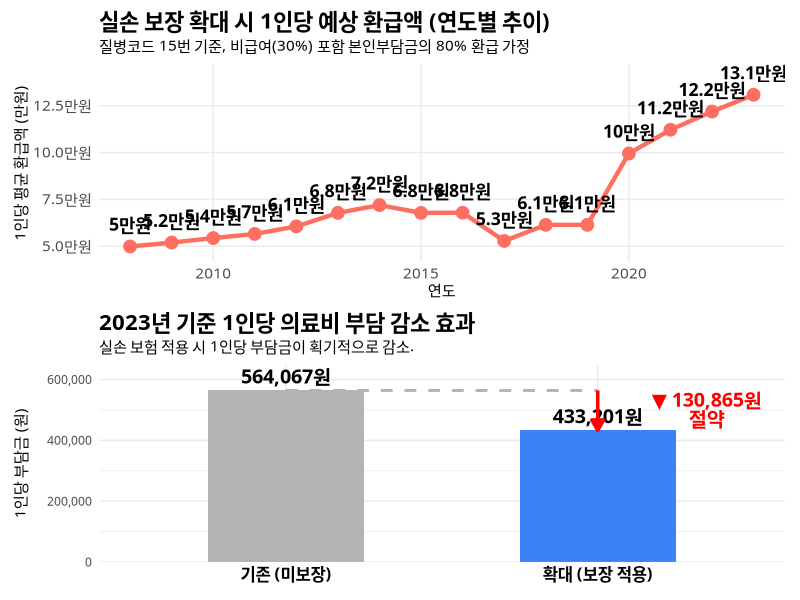
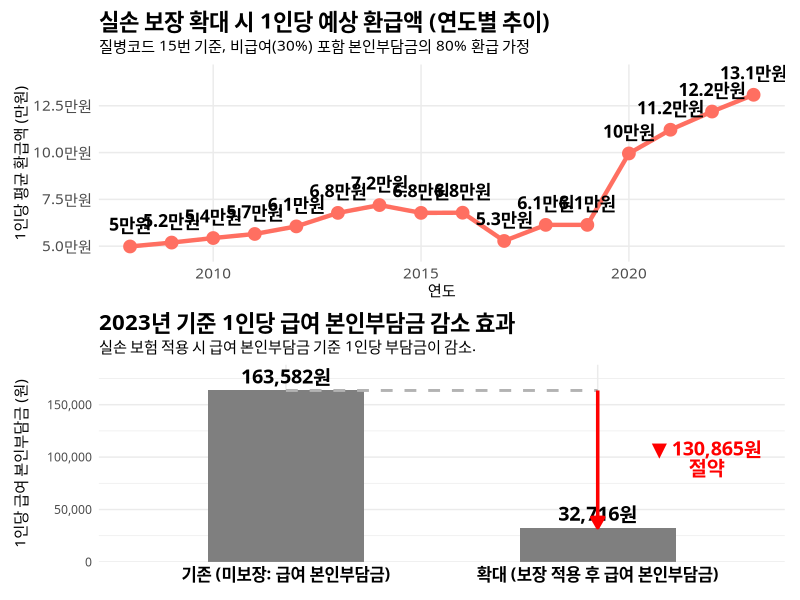

Generate these figures, in order, with R:
library(dplyr)
library(ggplot2)
library(tidyr)
library(scales)
library(patchwork)
library(stringr)

#########
## C_1 ##
#########

data22 = read.csv("data_22.csv")

df <- data22 %>%
  mutate(
    진료실인원수 = pmax(진료실인원수, 0),
    진료비       = pmax(진료비, 0),
    본인부담금   = pmax(본인부담금, 0)
  )

# ── 2. 분석 대상 설정 (임신·출산 관련 질병코드 15번) ───────────────────────
target_code <- 15 # 임신, 출산 및 산후기

# ── 3. 이익 시뮬레이션 (단위 수정 포함) ────────────────────────────────────
# [가정]
# 1. 비급여 비율: 급여의 30%로 가정
# 2. 실손 보장률: 급여 본인부담금의 80%로 가정. 비급여는 해당 없음
non_covered_ratio <- 0.3 # 비급여 비율
coverage_rate <- 0.8     # 실손 보장률
simulation_df <- df %>%
  filter(질병분류_22 == target_code, 진료실인원수 > 0) %>%
  group_by(연도) %>%
  summarise(
    인원 = sum(진료실인원수, na.rm = TRUE),
    급여_본인부담금 = sum(본인부담금, na.rm = TRUE) * 1000,
    총_진료비 = sum(진료비, na.rm = TRUE) * 1000,
    .groups = "drop"
  ) %>%
  mutate(
    # 1. 비급여 비용 추정 (데이터 외 추가 비용)
    추정_비급여 = 총_진료비 * non_covered_ratio,
    # 2. 환자가 부담해야 할 총액 (Before)
    실제_본인부담_총액 = 급여_본인부담금 + 추정_비급여,
    # 3. 1인당 평균 부담액 (Before)
    인당_부담액_기존 = 실제_본인부담_총액 / 인원,
    # 4. 실손 보장 금액 (Benefit: 돌려받는 돈)
    보장액_총액 = 급여_본인부담금 * coverage_rate,
    인당_혜택금액 = 보장액_총액 / 인원,
    # 5. 정책 적용 후 1인당 부담액 (After)
    인당_부담액_신규 = 인당_부담액_기존 - 인당_혜택금액,
    # 6. 급여 본인부담금
    인당_급여_본인부담금 = 급여_본인부담금 / 인원,
    인당_급여_본인부담금_신규 = 인당_급여_본인부담금 - 인당_혜택금액
  )

simulation_df_filtered = simulation_df |> filter(연도 == 2023)
simulation_df_filtered

# ── 4. 시각화: 1인당 경제적 이익 추이 ──────────────────────────────────────
# [Plot 1] 1인당 예상 환급액 (이익금) 추이
p_benefit <- ggplot(simulation_df, aes(x = 연도, y = 인당_혜택금액)) +
  geom_line(color = "#FF6F61", linewidth = 1.5) +
  geom_point(size = 4, color = "#FF6F61") +
  geom_text(aes(label = paste0(round(인당_혜택금액 / 10000, 1), "만원")), 
            vjust = -1.2, family = "NanumGothic", size = 4.5, fontface = "bold") +
  scale_y_continuous(labels = label_number(scale = 1/10000, suffix = "만원"), 
                     expand = expansion(mult = c(0.1, 0.2))) +
  scale_x_continuous(breaks = pretty_breaks()) +
  labs(
    title = "실손 보장 확대 시 1인당 예상 환급액 (연도별 추이)",
    subtitle = paste0("질병코드 15번 기준, 비급여(", percent(non_covered_ratio), ") 포함 본인부담금의 ", percent(coverage_rate), " 환급 가정"),
    x = "연도", y = "1인당 평균 환급액 (만원)"
  ) +
  theme_minimal(base_family = "NanumGothic") +
  theme(
    plot.title = element_text(size = 16, face = "bold"),
    axis.text = element_text(size = 11),
    panel.grid.minor = element_blank()
  )

# [Plot 2] 부담금 감소 효과 비교 - 급여 본인부담금 + 비급여
latest_data <- simulation_df %>%
  filter(연도 == max(연도)) %>%
  pivot_longer(cols = c(인당_부담액_기존, 인당_부담액_신규),
               names_to = "구분", values_to = "금액") %>%
  mutate(구분 = ifelse(구분 == "인당_부담액_기존", "기존 (미보장)", "확대 (보장 적용)"),
         구분 = factor(구분, levels = c("기존 (미보장)", "확대 (보장 적용)"))) # 순서 고정

# 절약 금액 계산
saved_amount <- latest_data$금액[1] - latest_data$금액[2]
p_compare <- ggplot(latest_data, aes(x = 구분, y = 금액, fill = 구분)) +
  geom_col(width = 0.5) +
  geom_text(aes(label = paste0(comma(round(금액, 0)), "원")), 
            vjust = -0.5, family = "NanumGothic", size = 5, fontface = "bold") +
  annotate("segment", x = 1, xend = 2, 
           y = latest_data$금액[1], yend = latest_data$금액[1],
           color = "gray70", linewidth = 1, linetype = "dashed") +
  annotate("segment", x = 2, xend = 2, 
           y = latest_data$금액[1], yend = latest_data$금액[2],
           arrow = arrow(type = "closed", length = unit(0.3, "cm")), 
           color = "red", linewidth = 1.2) +
  annotate("text", x = 2.35, y = (latest_data$금액[1] + latest_data$금액[2])/2, 
           label = paste0("▼ ", comma(round(saved_amount, 0)), "원\n절약"), 
           color = "red", size = 5, fontface = "bold", family = "NanumGothic", lineheight = 0.8) +
  
  scale_fill_manual(values = c("기존 (미보장)" = "gray70", "확대 (보장 적용)" = "#3B82F6")) +
  scale_y_continuous(labels = comma, expand = expansion(mult = c(0, 0.15))) +
  labs(
    title = paste0(max(simulation_df$연도), "년 기준 1인당 의료비 부담 감소 효과"),
    subtitle = "실손 보험 적용 시 1인당 부담금이 획기적으로 감소.",
    x = NULL, y = "1인당 부담금 (원)", fill = NULL
  ) +
  theme_minimal(base_family = "NanumGothic") +
  theme(
    legend.position = "none",
    plot.title = element_text(size = 16, face = "bold"),
    axis.text.x = element_text(size = 12, face = "bold", color = "black")
  )
p_benefit / p_compare

# [Plot 3] 부담금 감소 효과 비교 - 급여 본인부담금만
latest_data <- simulation_df %>%
  filter(연도 == max(연도)) %>%
  pivot_longer(
    cols = c(인당_급여_본인부담금, 인당_급여_본인부담금_신규),
    names_to = "구분",
    values_to = "금액"
  ) %>%
  mutate(
    구분 = ifelse(구분 == "인당_급여_본인부담금",
                "기존 (미보장: 급여 본인부담금)",
                "확대 (보장 적용 후 급여 본인부담금)"),
    구분 = factor(구분,
                levels = c("기존 (미보장: 급여 본인부담금)",
                           "확대 (보장 적용 후 급여 본인부담금)"))
  )

# 절약 금액 계산
saved_amount <- latest_data$금액[1] - latest_data$금액[2]
p_compare_2 <- ggplot(latest_data, aes(x = 구분, y = 금액, fill = 구분)) +
  geom_col(width = 0.5) +
  geom_text(aes(label = paste0(comma(round(금액, 0)), "원")), 
            vjust = -0.5, family = "NanumGothic", size = 5, fontface = "bold") +
  annotate("segment", x = 1, xend = 2, 
           y = latest_data$금액[1], yend = latest_data$금액[1],
           color = "gray70", linewidth = 1, linetype = "dashed") +
  annotate("segment", x = 2, xend = 2, 
           y = latest_data$금액[1], yend = latest_data$금액[2],
           arrow = arrow(type = "closed", length = unit(0.3, "cm")), 
           color = "red", linewidth = 1.2) +
  annotate("text", x = 2.35, y = (latest_data$금액[1] + latest_data$금액[2])/2, 
           label = paste0("▼ ", comma(round(saved_amount, 0)), "원\n절약"), 
           color = "red", size = 5, fontface = "bold", family = "NanumGothic", lineheight = 0.8) +
  
  scale_fill_manual(values = c("기존 (미보장)" = "gray70", "확대 (보장 적용)" = "#3B82F6")) +
  scale_y_continuous(labels = comma, expand = expansion(mult = c(0, 0.15))) +
  labs(
    title = paste0(max(simulation_df$연도), "년 기준 1인당 급여 본인부담금 감소 효과"),
    subtitle = "실손 보험 적용 시 급여 본인부담금 기준 1인당 부담금이 감소.",
    x = NULL, y = "1인당 급여 본인부담금 (원)", fill = NULL
  ) +
  theme_minimal(base_family = "NanumGothic") +
  theme(
    legend.position = "none",
    plot.title = element_text(size = 16, face = "bold"),
    axis.text.x = element_text(size = 12, face = "bold", color = "black")
  )

p_benefit / p_compare_2
